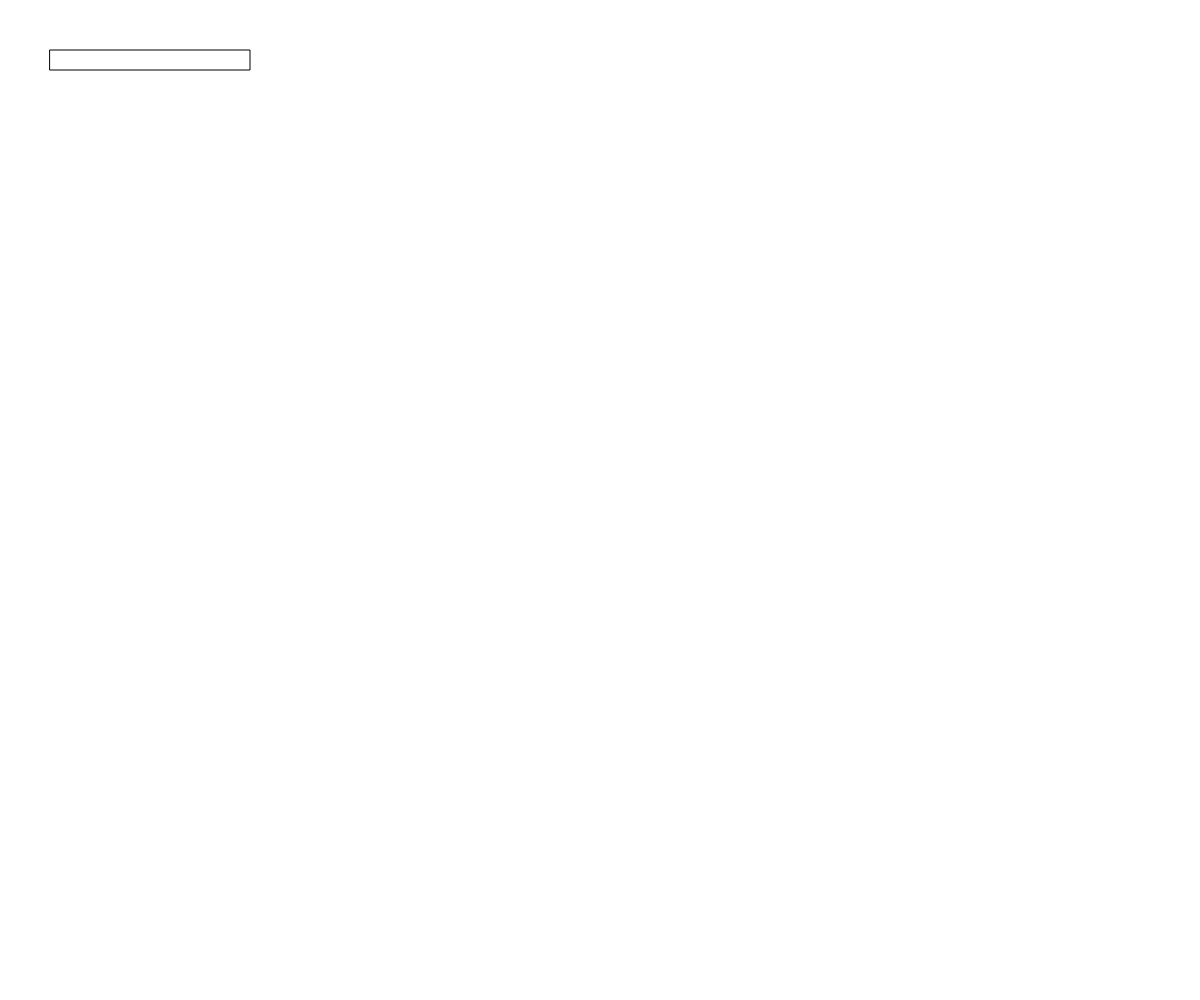
Frame 1 (no input)
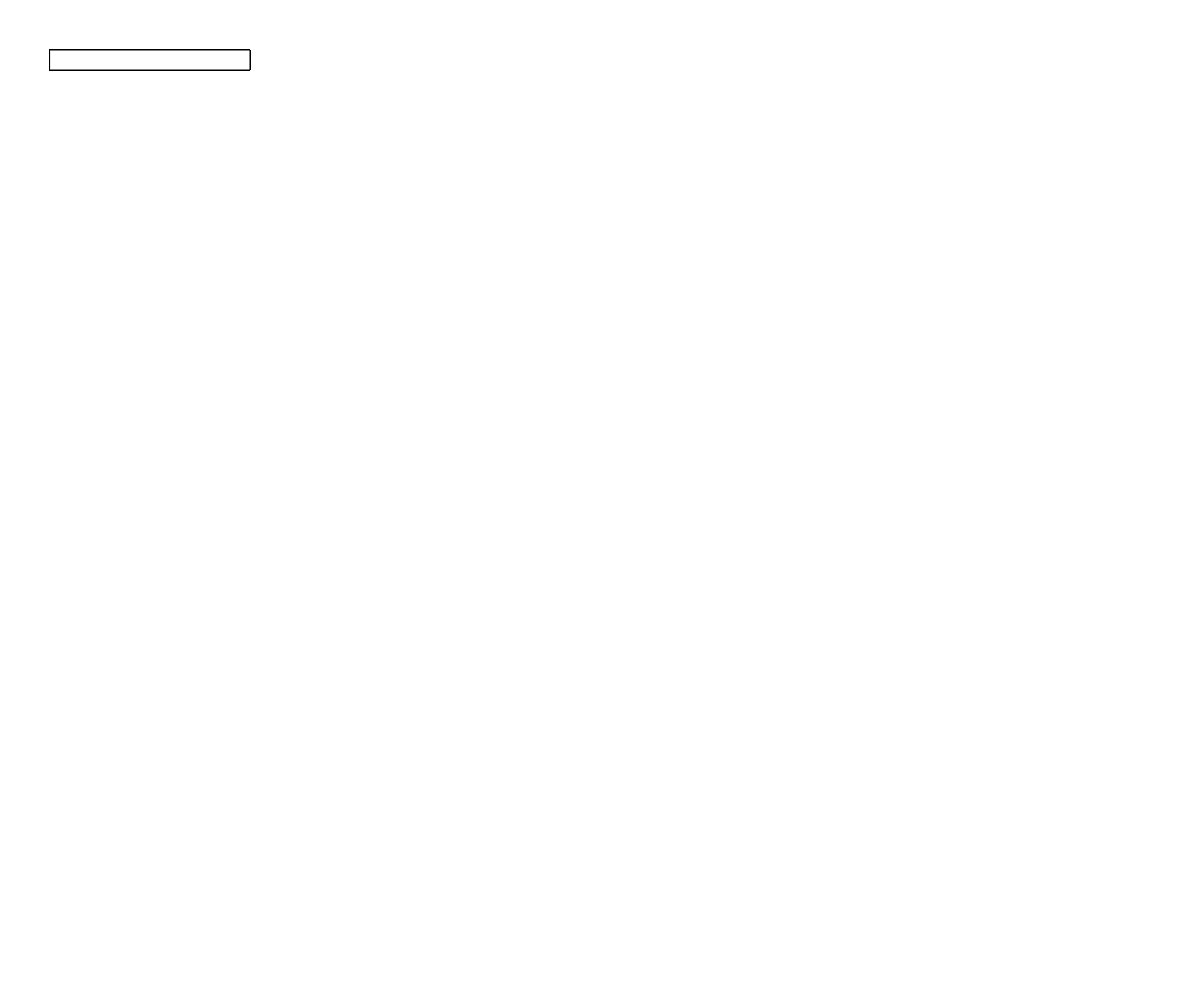
Frame 60 (no input)
Frame 120 (the mouse pressed at the canvas centre since frame 60): identical to frame 60, image omitted

The p5.js sketch that drew these frames (run headless with seeded random() and noise() and a simulated clock; from frame 60 on, the mouse is pressed at the canvas centre):

// p5.js sketch
// ── sketch.js
function setup() {
	createCanvas(windowWidth, windowHeight);
}

function draw() {
	rect(50,50,200,20);
}
